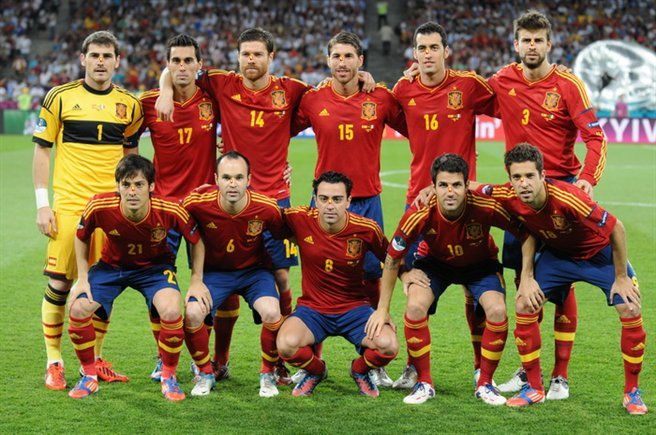
#> input picture OpenCV/Files/multi_face.jpg, 656 x 435 px, found by its file name
$ python imageprocessing.py
#> lines starting #> are read from the running program, lines starting #| are printed output that depends on the picture; after the words box and inside, x2 and y2 are one past the last pixel; in counts of white or black regions, pixels touching at a corner belong together
import cv2

face_cascade = cv2.CascadeClassifier("C:\Sridhar\Z1\Learnings\Python\Codes\Programs\OpenCV\Files\haarcascade_frontalface_default.xml")
#This is an xml cascade file for frontal face needs to be downloaded for the web for different cascades like side face etc.
#img = cv2.imread("C:\Sridhar\Z1\Learnings\Python\Codes\Programs\OpenCV\Files\photo.jpg") # Sngle face
img = cv2.imread("C:\Sridhar\Z1\Learnings\Python\Codes\Programs\OpenCV\Files\multi_face.jpg") #multi face
#> img is the input picture: shape (435, 656, 3); mean B, G, R 67.8, 102.5, 124.9
gray_img=cv2.cvtColor(img,cv2.COLOR_BGR2GRAY) #Converts color to gray scale, it is helpful for face detection
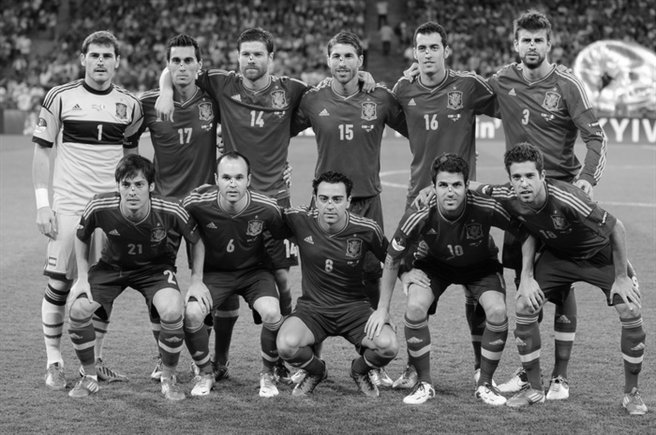
#> gray_img: shape (435, 656); min 0, max 255, mean 105.2

#Creating face co-ordinates with in the image to identifie face in the Image
#using the face_cascade which is storing frontal face cascade exemplary
#Using detectMultiScale method
#scaleFactor 1.05 downscales image to 5% each time till the face cordinates are detected
#We can test and set it for accuracy
#minNeighbor tells how many neighbor to check around the window and test and set for accuracy
face = face_cascade.detectMultiScale(gray_img,
scaleFactor=1.12,
minNeighbors=5)
#> face = [[84, 43, 34, 34], [515, 27, 35, 35], [234, 41, 36, 36], [324, 42, 38, 38], [409, 33, 40, 40], [163, 47, 40, 40], [212, 161, 43, 43], [431, 170, 40, 40], [503, 160, 44, 44], [114, 170, 38, 38], [308, 182, 45, 45]]

print(face)#it s a numpy.ndarray numpy n dimensional array
#| [[ 84  43  34  34]
#|  [515  27  35  35]
#|  [234  41  36  36]
#|  [324  42  38  38]
#|  [409  33  40  40]
#|  [163  47  40  40]
#|  [212 161  43  43]
#|  [431 170  40  40]
#|  [503 160  44  44]
#|  [114 170  38  38]
#|  [308 182  45  45]]
print(type(face))#Prints the face variable value the below value is for single face.
#| <class 'numpy.ndarray'>
#For multi face the we will have list for each face
#[[155  83 382 382]] where first value says 155th column in the Image
#second value is 83rd row fromimange
#third value is width which is 382
#Fourth column is the height 382

#Draw a rectangle on the detected face in the Image

for x,y,w,h in face:
    img=cv2.rectangle(img,(x,y),(x+w,y+h),(100,200,255),1)
#> this loop made 11 passes
#> pass 1, `img=cv2.rectangle(img,(x,y),(x+w,y+h),(100,200,255),1)`:
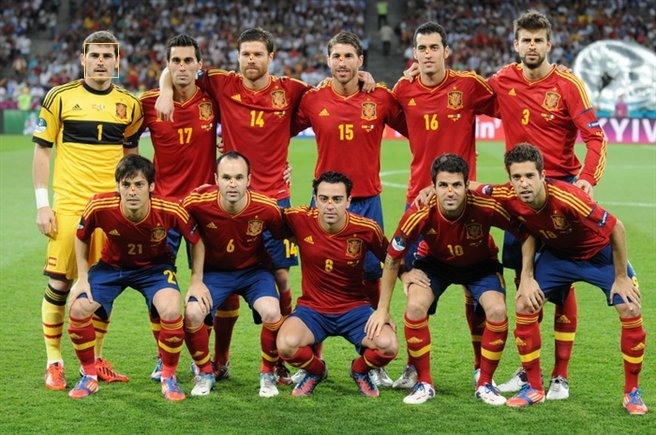
#> img: shape (435, 656, 3); 0.05% of pixels changed, all inside (x1, y1, x2, y2) = (84, 43, 119, 78)
#> pass 2, `img=cv2.rectangle(img,(x,y),(x+w,y+h),(100,200,255),1)`:
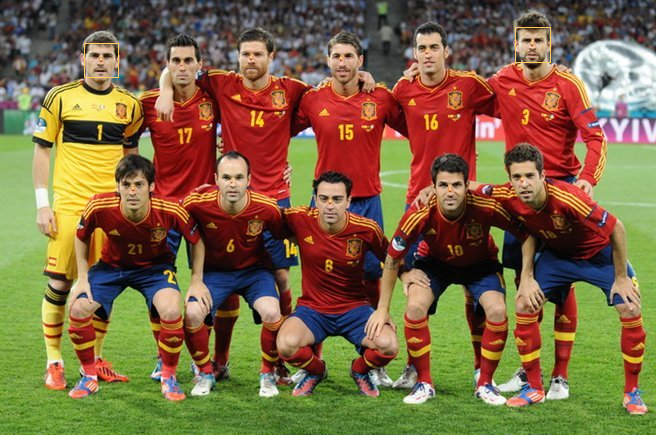
#> img: shape (435, 656, 3); 0.05% of pixels changed, all inside (x1, y1, x2, y2) = (515, 27, 551, 63)
#> pass 3, `img=cv2.rectangle(img,(x,y),(x+w,y+h),(100,200,255),1)`:
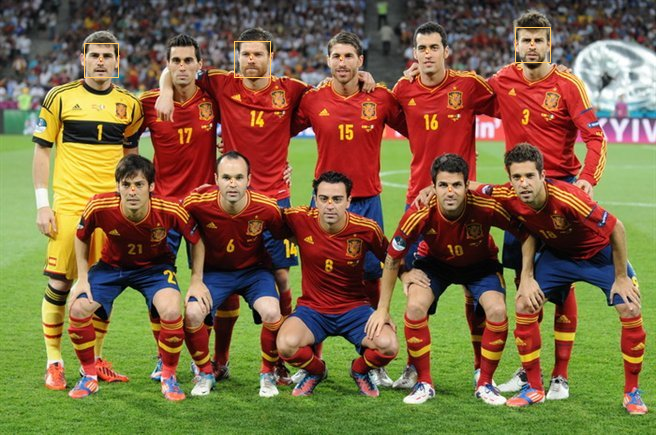
#> img: shape (435, 656, 3); 0.05% of pixels changed, all inside (x1, y1, x2, y2) = (234, 41, 271, 78)
#> after the loop:
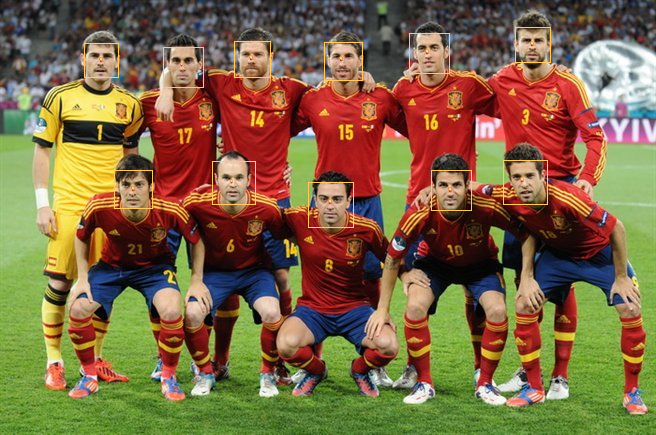
#> img: shape (435, 656, 3); 0.46% of pixels changed, all inside (x1, y1, x2, y2) = (114, 33, 548, 228)
    #draws rectangle on image, first tuple takes upper left x,y cortinates
    #and next tuple takes lower right coordinates.
    #theird argument take BGR value which can be between 0-255 for each
    #fourth argument s thickness of recantgle line

img_resize = cv2.resize(img,(int(img.shape[1]/1),int(img.shape[0]/1)))
cv2.imshow("Image",img_resize)
cv2.waitKey(0)
cv2.destroyAllWindows
